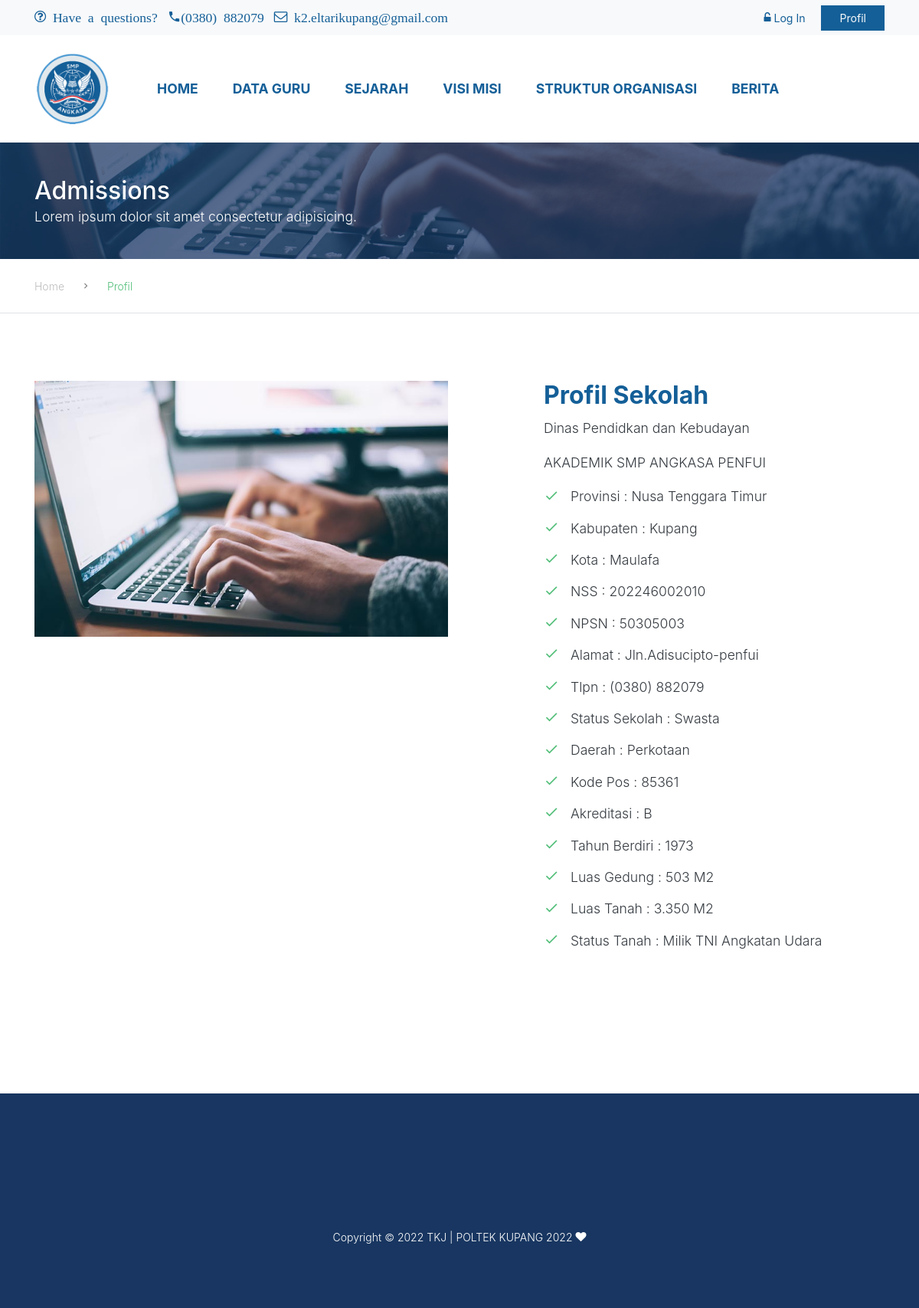
/profil.php, run on the app's committed database.
### tables this page shows
CREATE TABLE `sekolah` (
  `id_sekolah` int(11) NOT NULL,
  `kementerian` char(90) NOT NULL,
  `unitOrganisasi` char(90) NOT NULL,
  `provinsi` char(90) NOT NULL,
  `kabupaten` char(40) NOT NULL,
  `kota` char(40) NOT NULL,
  `nss` char(90) NOT NULL,
  `npsn` char(50) NOT NULL,
  `alamat` text NOT NULL,
  `telp` char(50) NOT NULL,
  `statussekolah` text NOT NULL,
  `daerah` text NOT NULL,
  `kodepos` text NOT NULL,
  `akreditasi` text NOT NULL,
  `tahunberdiri` year(4) NOT NULL,
  `luasgedung` text NOT NULL,
  `luastanah` text NOT NULL,
  `statustanah` text NOT NULL
);

### controller/script.php (called while the page is built, shortened)
<?php if(!isset($_SESSION[''])){session_start();}
  require_once("db_connect.php"); require_once("functions.php");
  $dataSekolah=mysqli_query($conn, "SELECT * FROM sekolah");
  if(mysqli_num_rows($dataSekolah)>0){
    $row_dataSekolah=mysqli_fetch_assoc($dataSekolah);
  }else{
    $row_dataSekolah="";
  }

### profil.php (the view, shortened to what this page needs)
<?php require_once("controller/script.php");
  require_once("controller/session_visitor.php");
?>
<!DOCTYPE html>
<html lang="en">
  <head>
    <?php require_once("layout/header.php");?>
  </head>
  <body>
    <div class="site-wrap">
      <?php require_once("layout/top-info.php");?>
      <?php require_once("layout/navbar.php");?>
      <div class="site-section ftco-subscribe-1 site-blocks-cover pb-4" style="background-image: url('assets/images/bg_1.jpg')">
        <div class="container">
          <div class="row align-items-end">
            <div class="col-lg-7">
              <h2 class="mb-0">Admissions</h2>
              <p>Lorem ipsum dolor sit amet consectetur adipisicing.</p>
            </div>
          </div>
        </div>
      </div>
      <div class="custom-breadcrumns border-bottom">
        <div class="container">
          <a href="index.php">Home</a>
          <span class="mx-3 icon-keyboard_arrow_right"></span>
          <span class="current">Profil</span>
        </div>
      </div>
      <div class="site-section">
        <div class="container">
          <div class="row mb-5">
            <div class="col-lg-6 mb-lg-0 mb-4">
                <img src="assets/images/course_6.jpg" alt="Image" class="img-fluid">
            </div>
            <div class="col-lg-5 ml-auto align-self-center">
              <h2 class="font-weight-bold" style="color: #145f98">Profil Sekolah</h2>
              <p class="text-dark"><?= $row_dataSekolah['kementerian']?></p>
              <p class="text-dark"><?= $row_dataSekolah['unitOrganisasi']?></p>
              <ol class="ul-check primary list-unstyled text-dark">
                <li>Provinsi        : <?= $row_dataSekolah['provinsi']?></li>
                <li>Kabupaten       : <?= $row_dataSekolah['kabupaten']?> </li>
                <li>Kota            : <?= $row_dataSekolah['kota']?></li>
                <li>NSS             : <?= $row_dataSekolah['nss']?></li>
                <li>NPSN            : <?= $row_dataSekolah['npsn']?></li>
                <li>Alamat          : <?= $row_dataSekolah['alamat']?> </li>
                <li>Tlpn            : <?= $row_dataSekolah['telp']?></li>
                <li>Status Sekolah  : <?= $row_dataSekolah['statussekolah']?></li>
                <li>Daerah          : <?= $row_dataSekolah['daerah']?></li>
                <li>Kode Pos        : <?= $row_dataSekolah['kodepos']?> </li>
                <li>Akreditasi      : <?= $row_dataSekolah['akreditasi']?></li>
                <li>Tahun Berdiri   : <?= $row_dataSekolah['tahunberdiri']?></li>
                <li>Luas Gedung     : <?= $row_dataSekolah['luasgedung']?> </li>
                <li>Luas Tanah      : <?= $row_dataSekolah['luastanah']?></li>
                <li>Status Tanah    : <?= $row_dataSekolah['statustanah']?></li>
              </ol>
            </div>
          </div>
        </div>
      </div>
      <?php require_once("layout/footer.php");?>
    </div>
  </body>
</html>

### layout/header.php (shortened to what this page needs)
<link rel="stylesheet" href="<?php if(isset($_SESSION['auth'])==1){echo "../";}?>assets/fonts/icomoon/style.css">
<link rel="stylesheet" href="<?php if(isset($_SESSION['auth'])==1){echo "../";}?>assets/css/bootstrap.min.css">
<link rel="stylesheet" href="<?php if(isset($_SESSION['auth'])==1){echo "../";}?>assets/css/jquery-ui.css">
<link rel="stylesheet" href="<?php if(isset($_SESSION['auth'])==1){echo "../";}?>assets/css/owl.carousel.min.css">
<link rel="stylesheet" href="<?php if(isset($_SESSION['auth'])==1){echo "../";}?>assets/css/owl.theme.default.min.css">
<link rel="stylesheet" href="<?php if(isset($_SESSION['auth'])==1){echo "../";}?>assets/css/owl.theme.default.min.css">
<link rel="stylesheet" href="<?php if(isset($_SESSION['auth'])==1){echo "../";}?>assets/css/jquery.fancybox.min.css">
<link rel="stylesheet" href="<?php if(isset($_SESSION['auth'])==1){echo "../";}?>assets/css/bootstrap-datepicker.css">
<link rel="stylesheet" href="<?php if(isset($_SESSION['auth'])==1){echo "../";}?>assets/fonts/flaticon/font/flaticon.css">
<link rel="stylesheet" href="<?php if(isset($_SESSION['auth'])==1){echo "../";}?>assets/css/aos.css">
<link rel="stylesheet" href="<?php if(isset($_SESSION['auth'])==1){echo "../";}?>assets/css/jquery.mb.YTPlayer.min.css">
<link rel="stylesheet" href="<?php if(isset($_SESSION['auth'])==1){echo "../";}?>assets/css/style.css">
<link rel="stylesheet" href="<?php if(isset($_SESSION['auth'])==1){echo "../";}?>assets/css/font-muli.css">

### layout/top-info.php
<div class="py-2 bg-light">
  <div class="container">
    <div class="row align-items-center">
      <div class="col-lg-9 d-none d-lg-block">
        <span class="icon-question-circle-o mr-2" style="color: #145f98"> Have a questions?</span>
        <span class="icon-phone2 mr-2" style="color: #145f98">(0380) 882079</span>
        <span class="icon-envelope-o mr-2" style="color: #145f98"> k2.eltarikupang@gmail.com</span>
      </div>
      <div class="col-lg-3 text-right">
        <a href="<?php if(!isset($_SESSION['auth'])==1){echo "auth/";}?>login.php" class="small mr-3" style="color: #145f98"><span class="icon-unlock-alt"></span> Log In</a>
        <a href="<?php if(isset($_SESSION['auth'])==1){echo "../";}?>profil.php" class="small text-light px-4 py-2 rounded-0" style="background-color: #145f98"><span class="iconify" data-icon="bxs:school"></span> Profil</a>
      </div>
    </div>
  </div>
</div>

### layout/navbar.php (shortened to what this page needs)
<header class="site-navbar py-4 js-sticky-header site-navbar-target" role="banner">
  <div class="container">
    <div class="d-flex align-items-center">
      <div class="site-logo">
        <a href="<?php if(isset($_SESSION['auth'])==1){echo "../";}?>index.php" class="d-block">
          <img src="<?php if(isset($_SESSION['auth'])==1){echo "../";}?>assets/images/la.png" alt="Image" class="img-fluid" height="100" width="100">
        </a>
      </div>
      <div class="mr-auto">
        <nav class="site-navigation position-relative text-right" role="navigation">
          <ul class="site-menu main-menu js-clone-nav mr-auto d-none d-lg-block">
            <li class="active">
              <a href="<?php if(isset($_SESSION['auth'])==1){echo "../";}?>index.php" class="nav-link text-left font-weight-bold" style="color: #145f98">HOME</a>
            </li>
            <li>
              <a href="<?php if(isset($_SESSION['auth'])==1){echo "../";}?>guru.php" class="nav-link text-left font-weight-bold" style="color: #145f98">DATA GURU</a>
            </li>
            <li>
              <a href="<?php if(isset($_SESSION['auth'])==1){echo "../";}?>sejarah.php" class="nav-link text-left font-weight-bold" style="color: #145f98">SEJARAH</a>
            </li>
            <li>
              <a href="<?php if(isset($_SESSION['auth'])==1){echo "../";}?>visi-misi.php" class="nav-link text-left font-weight-bold" style="color: #145f98">VISI MISI</a>
            </li>
            <li>
              <a href="<?php if(isset($_SESSION['auth'])==1){echo "../";}?>struktur-organisasi.php" class="nav-link text-left font-weight-bold" style="color: #145f98">STRUKTUR ORGANISASI</a>
            </li>
            <li>
              <a href="<?php if(isset($_SESSION['auth'])==1){echo "../";}?>berita.php" class="nav-link text-left font-weight-bold" style="color: #145f98">BERITA</a>
            </li>
          </ul>
        </nav>
      </div>
    </div>
  </div>
</header>

### layout/footer.php
<div class="footer">
  <div class="copyright">
    <p>Copyright &copy; <script>document.write(new Date().getFullYear());</script> TKJ | POLTEK KUPANG 2022 <i class="icon-heart" aria-hidden="true"></i></p>
  </div>
</div>

### assets/css/style.css (style rules this page uses)
body { line-height: 1.7; color: gray; font-weight: 300; font-size: 1.1rem; }
a { -webkit-transition: .3s all ease; -o-transition: .3s all ease; transition: .3s all ease; }
h1, h2, h3, h4, h5, .h1, .h2, .h3, .h4, .h5 { font-family: "Muli", -apple-system, BlinkMacSystemFont, "Segoe UI", Roboto, "Helvetica Neue", Arial, sans-serif, "Apple Color Emoji", "Segoe UI Emoji", "Segoe UI Symbol", "Noto Color Emoji"; }
.site-wrap:before { display: none; -webkit-transition: .3s all ease-in-out; -o-transition: .3s all ease-in-out; transition: .3s all ease-in-out; background: rgba(0, 0, 0, 0.6); content: ""; position: absolute; z-index: 2000; top: 0; left: 0; right: 0; bottom: 0; opacity: 0; visibility: hidden; }
.site-section { padding: 2.5em 0; }
@media (min-width: 768px) { .site-section { padding: 5em 0; } }
.ul-check { margin-bottom: 50px; }
.ul-check li { position: relative; padding-left: 35px; margin-bottom: 15px; line-height: 1.5; }
.ul-check li:before { left: 0; font-size: 20px; top: -.3rem; font-family: "icomoon"; content: "\e5ca"; position: absolute; }
.ul-check.primary li:before { color: #51be78; }
.site-logo { position: relative; font-weight: 900; font-size: 1.3rem; }
.site-logo a { color: #000; }
.site-navbar { margin-bottom: 0px; z-index: 1999; position: absolute; width: 100%; }
.site-navbar .site-navigation .site-menu { margin-bottom: 0; }
.site-navbar .site-navigation .site-menu .active > a { color: #51be78; display: inline-block; padding: 5px 20px; }
.site-navbar .site-navigation .site-menu a { text-decoration: none !important; display: inline-block; }
.site-navbar .site-navigation .site-menu > li { display: inline-block; }
.site-navbar .site-navigation .site-menu > li > a { padding: 20px 20px; color: #000; display: inline-block; text-decoration: none !important; }
.site-mobile-menu .site-nav-wrap { padding: 0; margin: 0; list-style: none; position: relative; }
.site-mobile-menu .site-nav-wrap a { padding: 10px 20px; display: block; position: relative; color: #212529; }
.site-mobile-menu .site-nav-wrap li { position: relative; display: block; }
.site-mobile-menu .site-nav-wrap > li { display: block; position: relative; float: left; width: 100%; }
.site-mobile-menu .site-nav-wrap > li > a { padding-left: 20px; font-size: 20px; }
.sticky-wrapper + .site-blocks-cover { margin-top: 96px; }
.sticky-wrapper .site-navbar { -webkit-transition: .3s all ease; -o-transition: .3s all ease; transition: .3s all ease; background: #fff; }
.sticky-wrapper .site-navbar .site-logo a { color: #000; }
.sticky-wrapper .site-navbar .site-menu > li { display: inline-block; }
.custom-breadcrumns { padding: 20px 0; }
.custom-breadcrumns span, .custom-breadcrumns a { font-size: 14px; }
.custom-breadcrumns a { display: inline-block; color: #bdbdbd; }
.custom-breadcrumns .current { color: #51be78; }
.footer { padding: 4rem 0; background: #183661; font-size: 14px; color: #fff; }
.footer .copyright { color: #fff; padding-top: 7rem; text-align: center; }
.ftco-subscribe-1 { background-size: cover; background-position: center center; background-repeat: no-repeat; position: relative; }
.ftco-subscribe-1:before { position: absolute; content: ""; background: #183661; opacity: .7; z-index: 1; top: 0; left: 0; right: 0; bottom: 0; }
.ftco-subscribe-1 > .container { position: relative; z-index: 2; }
.ftco-subscribe-1 > .container h2, .ftco-subscribe-1 > .container p { color: #fff; }

### data on the page
sekolah: kementerian "Dinas Pendidkan dan Kebudayan", unitOrganisasi "AKADEMIK SMP ANGKASA PENFUI", provinsi "Nusa Tenggara Timur", kabupaten "Kupang", kota "Maulafa", nss "202246002010", npsn "50305003", alamat "Jln.Adisucipto-penfui", telp "(0380) 882079", statussekolah "Swasta", daerah "Perkotaan", kodepos "85361", akreditasi "B", tahunberdiri "1973", luasgedung "503 M2", luastanah "3.350 M2", statustanah "Milik TNI Angkatan Udara"
